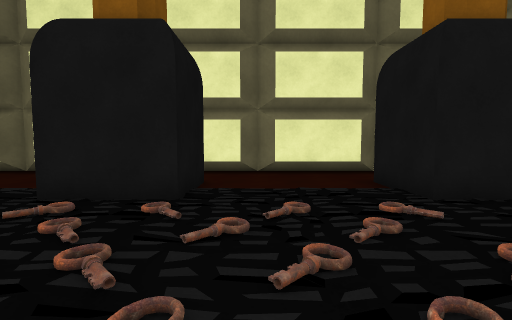
[1] (above)

16 first-person views from a walk through a 3-D level made in the Unity game engine. The camera is 1.2 m above the floor, tilts 4° down and sees 85° across. The floor is counted in squares, 1 m on a side. Each view is taken from the middle of a square. On the plan, view 1 faces up. The plan holds only what a view shows up to about 13 squares ahead; the rest is blank. The place goes on beyond the plan. The player is left out.

[2]
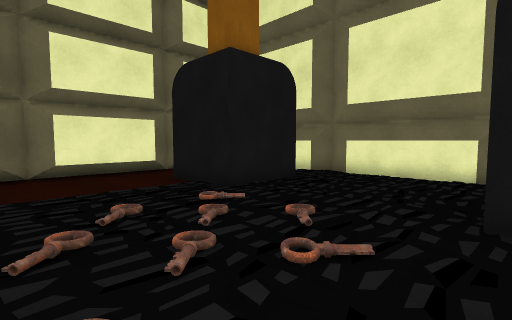

[3]
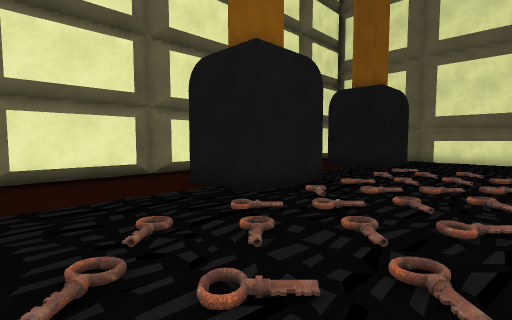

[4]
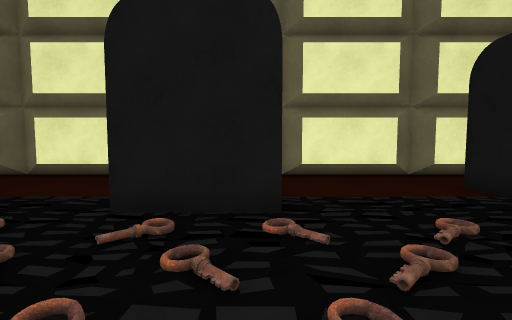

[5]
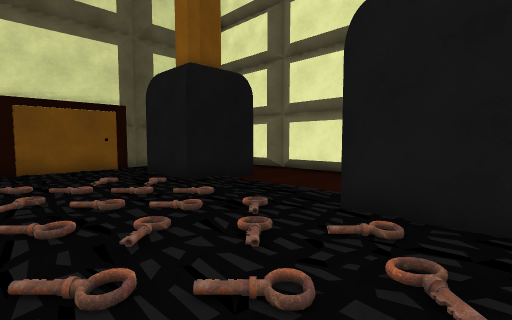

[6]
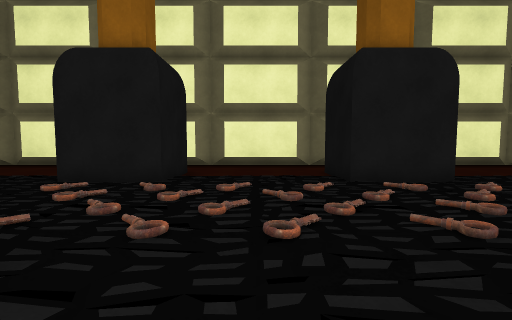

[7]
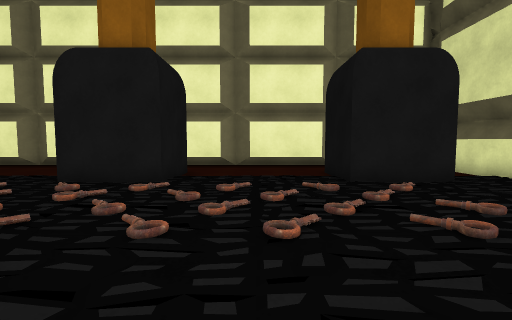

[8]
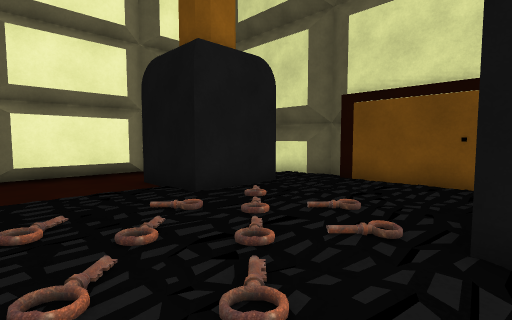

[9]
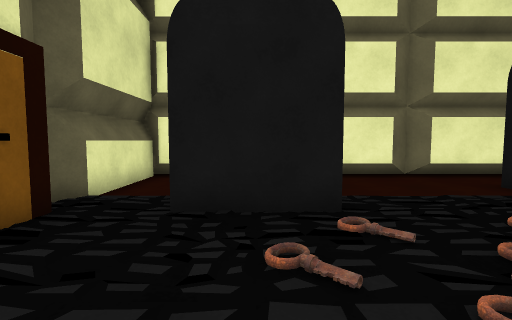

[10]
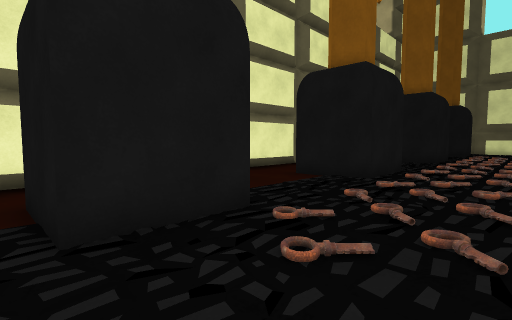

[11]
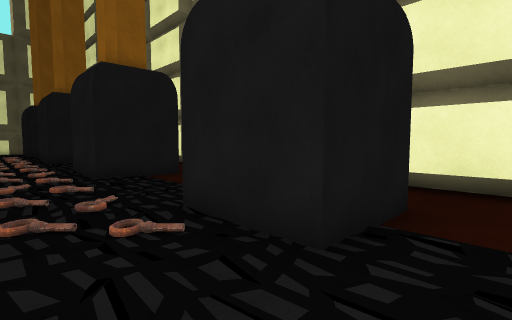

[12]
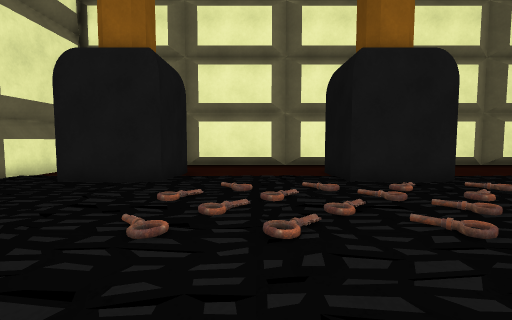

[13]
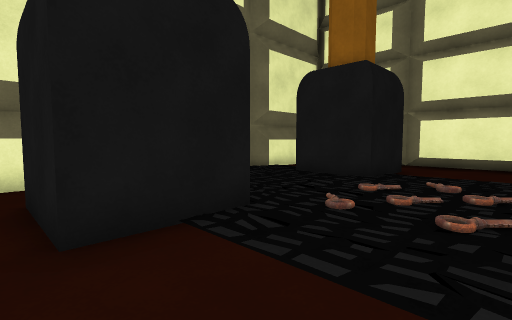

[14]
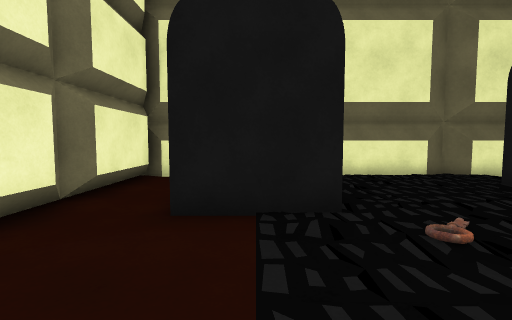

[15]
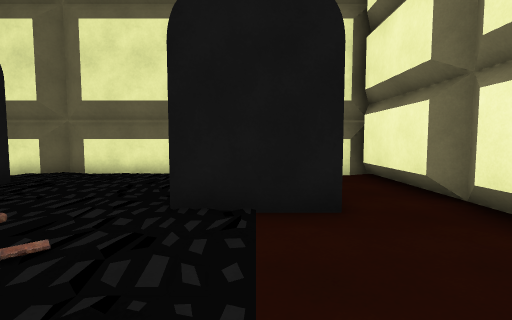

[16]
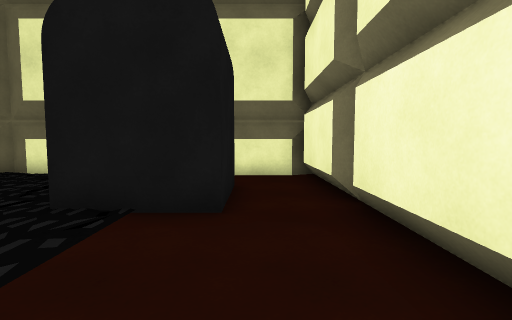

### Floor plan
Key: @ floor where view 1 was taken; # wall or solid block; . floor; K key.
Columns run from 23 left of view 1 to 9 right of it. Each row starts with its distance up from view 1.
 11 #################################
 10 #... ........ ..................#
  9 #... .......  ...... ...........#
  8 #..###.....#  .....###.....###..#
  7 #..###.....#  .....###.....###  #
  6 #..###.....###.....###.....###..#
  5 #....K..KK..KK..KK..KK..KK......#
  4 #...K..K.KK.K..K.K.....K.K......#
  3 #.....K.KK..K.KK..KKKK..K.K.....#
  2 #....KK..K.KK..K.KK..KK.K.......#
  1 #...............................#
  0 #..###.....###.....###.@...###..#
 -1 #..###.....###.....###.....### .#
 -2 #..###.....###.....###.....###..#
 -3 #... ......   .....   ..........#
 -4  ... ....... ....... ...........#
 -5  ################################

Where each view was taken, in squares from view 1:
view 1: 0 up, 0 right, facing up
view 2: 0 up, 1 left, facing up-right
view 3: 1 up, 9 left, facing up-right
view 4: 1 up, 10 left, facing up
view 5: 1 up, 10 left, facing up-left
view 6: 8 up, 7 left, facing down
view 7: 8 up, 15 left, facing down
view 8: 6 up, 14 left, facing down-left
view 9: 1 up, 19 left, facing up
view 10: 2 up, 21 left, facing up-right
view 11: 3 up, 22 left, facing down-right
view 12: 8 up, 1 right, facing down
view 13: 9 up, 0 right, facing down-right
view 14: 7 up, 1 left, facing right
view 15: 1 down, 1 left, facing right
view 16: 3 down, 1 left, facing right
